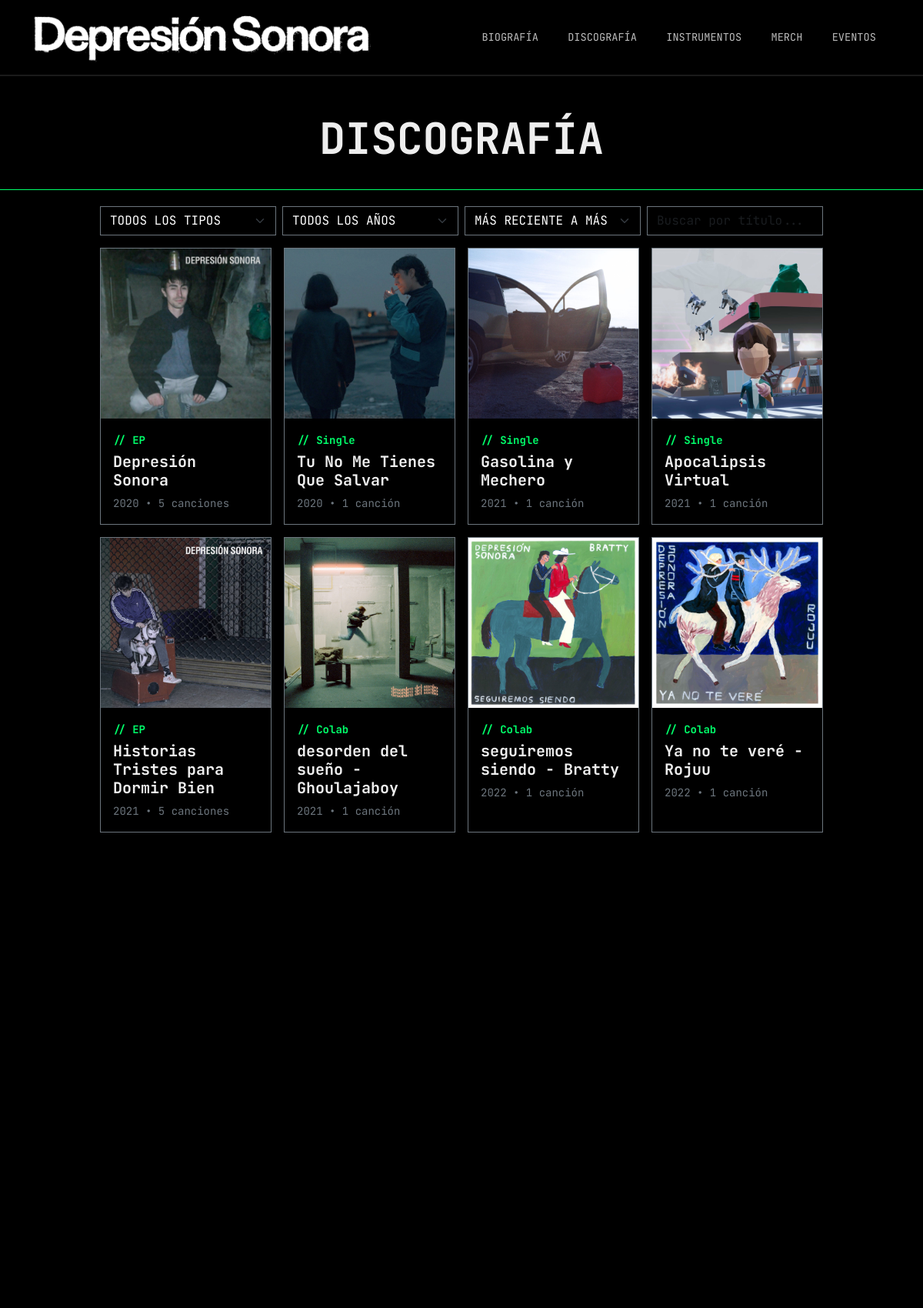
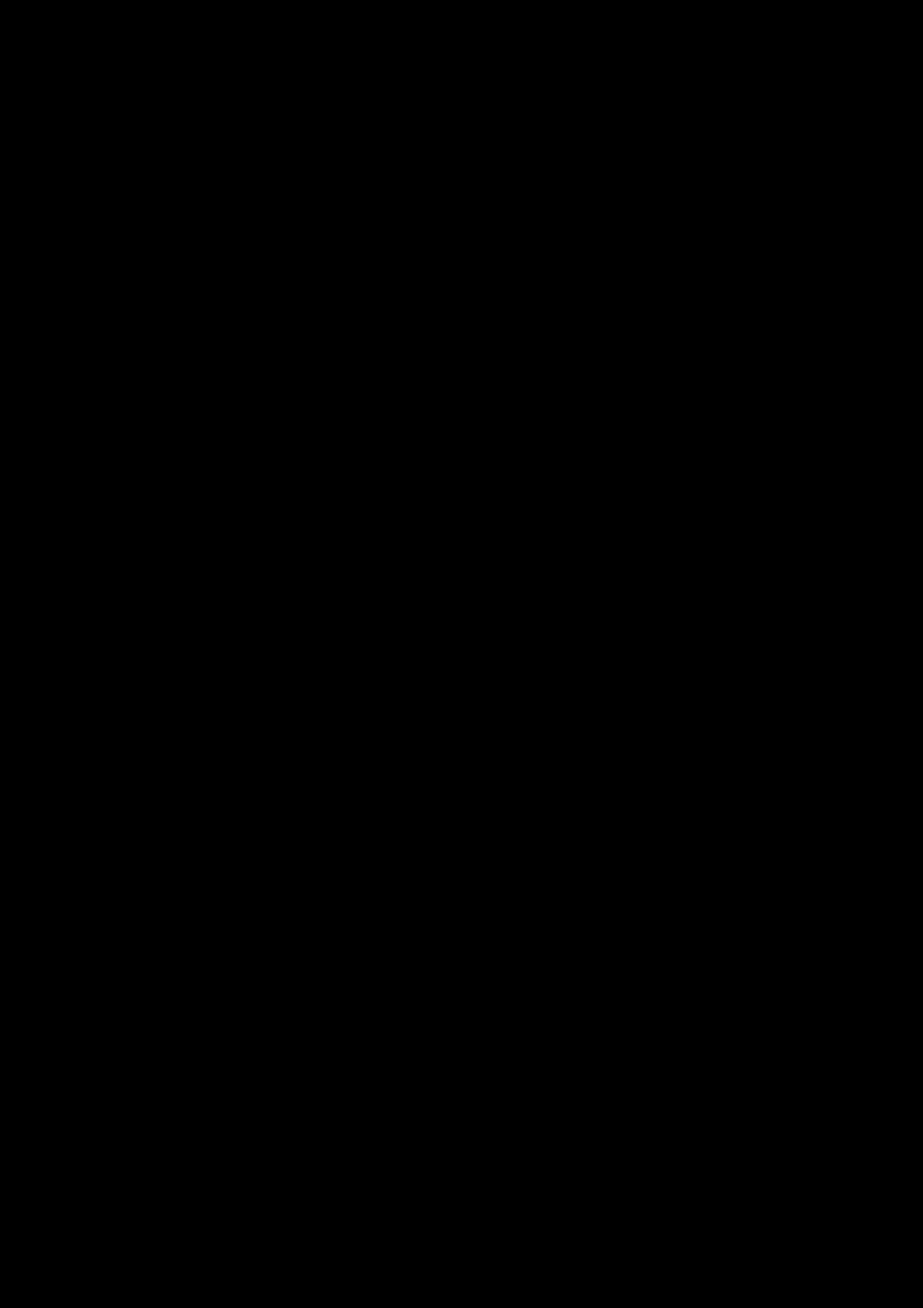
Screenshot of /discografia.php (upper part) with the database file from the repository (2 pictures, top to bottom).
### tables this page shows
CREATE TABLE `discografia` (
  `id` int(11) NOT NULL,
  `titulo` varchar(100) NOT NULL,
  `anio` year(4) NOT NULL,
  `tipo` enum('EP','LP','Single','Colab') DEFAULT 'Single',
  `portada_url` varchar(255) DEFAULT NULL,
  `spotify_link` varchar(255) DEFAULT NULL,
  `audio` varchar(255) NOT NULL,
  `video` varchar(255) NOT NULL,
  `duracion` time DEFAULT '00:00:00',
  `cantidad_canciones` int(11) DEFAULT 1,
  `orden` int(11) NOT NULL
);

### discografia.php (the view, shortened to what this page needs)
<?php
include 'includes/templates/head.php';
include 'includes/templates/navbar.php';
global $pdo;
$query = $pdo->query("SELECT * FROM discografia ORDER BY orden ASC");
$discos = $query->fetchAll(PDO::FETCH_ASSOC);
?>
    <main class="py-5" id="main-wrapper">
        <div class="align-items-center">
            <h2 class="display-4 fw-bold mb-5 titulo-centrado">DISCOGRAFÍA</h2>
            <div class="row g-3" id="discoContainer" style="display: flex; justify-content: center;">
                <div class="row g-2">
                    <div class="col-md-3">
                        <select id="filterType" class="form-select bg-transparent text-white border-secondary rounded-0">
                            <option value="all" class="bg-black">TODOS LOS TIPOS</option>
                        </select>
                    </div>
                    <div class="col-md-3">
                        <select id="filterYear" class="form-select bg-transparent text-white border-secondary rounded-0">
                            <option value="all" class="bg-black">TODOS LOS AÑOS</option>
                        </select>
                    </div>
                    <div class="col-md-3">
                        <select id="orderUpDown" class="form-select bg-transparent text-white border-secondary rounded-0">
                            <option value="desc">MÁS RECIENTE A MÁS ANTIGUO</option>
                        </select>
                    </div>
                    <div class="col-md-3">
                        <input type="text" id="discoSearch" class="form-control bg-transparent text-white border-secondary rounded-0" placeholder="Buscar por título...">
                    </div>
                </div>
                <?php foreach($discos as $d): ?>
                    <div class="col-6 col-md-4 col-lg-3 disco-item reveal"
                         data-type="<?php echo $d['tipo']; ?>"
                         data-year="<?php echo $d['anio']; ?>"
                         data-order="<?php echo $d['orden']; ?>">
                        <div class="card bg-transparent border-secondary rounded-0 h-100 album-card">
                            <div class="position-relative overflow-hidden">
                            </div>
                            <div class="card-body">
                                <span class="text-accent small fw-bold">// <?php echo $d['tipo']; ?></span>
                                <h5 class="card-title fw-bold mt-1 text-white"><?php echo $d['titulo']; ?></h5>
                                <p class="small text-secondary mb-0"><?php echo $d['anio']; ?> •
                                    <?php echo $d['cantidad_canciones']; ?>
                                    <?php echo ($d['cantidad_canciones'] == 1) ? 'canción' : 'canciones'; ?>
                                </p>
                            </div>
                        </div>
                    </div>
                <?php endforeach; ?>
            </div>
        </div>
    </main>
<?php include 'includes/templates/footer.php'; ?>

### assets/css/root.css (style rules this page uses)
:root { --bg-color: #000000; --text-color: #eeeeee; --accent-color: #00ff6a; --gray-dark: #1a1a1a; --gray-light: #bcbcbc; --font-main: 'JetBrains Mono', monospace; --border-style: 1px solid #333; }
body { background-color: var(--bg-color); color: var(--text-color); font-family: var(--font-main), serif; overflow-x: hidden; }
body::before { content: ""; position: fixed; top: 0; left: 0; width: 100%; height: 100%; background-image: url('../media/img/DepresionSonora_Fondo_Azul.jpg'); background-size: cover; background-position: center; background-repeat: no-repeat; filter: blur(1px); opacity: 0.32; z-index: -1; transform: scale(1.1); }
.card-title, .card-text { color: var(--text-color) !important; }
.text-accent { color: var(--accent-color) !important; }

### assets/css/navbar.css (style rules this page uses)
.disco-item { scroll-margin-top: 120px; }

### assets/css/main-content.css (style rules this page uses)
#main-wrapper { animation: fadeInSharp 0.8s ease-out; }
h2.titulo-centrado { display: flex; justify-content: center; align-content: center }

### assets/css/sections.css (style rules this page uses)
.reveal { opacity: 0; transform: translateY(30px); transition: all 0.8s cubic-bezier(0.2, 0.6, 0.2, 1); }
.reveal.active { opacity: 1; transform: translateY(0); }

### assets/css/sections/discografia.css (style rules this page uses)
#discoContainer { background: rgba(0, 0, 0, 0.38); padding: 5px 130px 40px 130px; border-top: var(--accent-color) solid 1px; gap: 0; }
.album-card { transition: transform 0.3s ease, border-color 0.3s ease; }
.disco-item { scroll-margin-top: 120px; }

### rows the page displays
discografia: tipo "EP", titulo "Depresión Sonora", anio "2020", cantidad_canciones "5"
discografia: tipo "Single", titulo "Tu No Me Tienes Que Salvar", anio "2020", cantidad_canciones "1", shows "canción"
discografia: tipo "Single", titulo "Gasolina y Mechero", anio "2021", cantidad_canciones "1", shows "canción"
discografia: tipo "Single", titulo "Apocalipsis Virtual", anio "2021", cantidad_canciones "1", shows "canción"
discografia: tipo "EP", titulo "Historias Tristes para Dormir Bien", anio "2021", cantidad_canciones "5"
discografia: tipo "Colab", titulo "desorden del sueño - Ghoulajaboy", anio "2021", cantidad_canciones "1", shows "canción"
discografia: tipo "Colab", titulo "seguiremos siendo - Bratty", anio "2022", cantidad_canciones "1", shows "canción"
discografia: tipo "Colab", titulo "Ya no te veré - Rojuu", anio "2022", cantidad_canciones "1", shows "canción"
